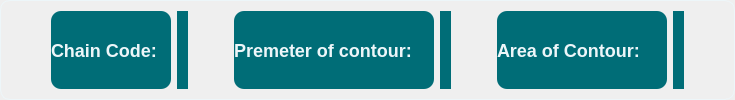
         <widget class="QWidget" name="statistics_widget" native="true">
          <property name="minimumSize">
           <size>
            <width>150</width>
            <height>0</height>
           </size>
          </property>
          <property name="maximumSize">
           <size>
            <width>16777215</width>
            <height>100</height>
           </size>
          </property>
          <property name="styleSheet">
           <string notr="true">border: 1px solid #edf6f9;
border-radius: 10px;</string>
          </property>
          <layout class="QHBoxLayout" name="horizontalLayout_8">
           <item>
            <spacer name="horizontalSpacer_3">
             <property name="orientation">
              <enum>Qt::Horizontal</enum>
             </property>
             <property name="sizeHint" stdset="0">
              <size>
               <width>40</width>
               <height>20</height>
              </size>
             </property>
            </spacer>
           </item>
           <item>
            <widget class="QLabel" name="label_22">
             <property name="minimumSize">
              <size>
               <width>120</width>
               <height>0</height>
              </size>
             </property>
             <property name="maximumSize">
              <size>
               <width>120</width>
               <height>16777215</height>
              </size>
             </property>
             <property name="styleSheet">
              <string notr="true">background-color: #006d77;
color:#edf6f9;
font-size: 18px;
font-weight:500;
border: None;</string>
             </property>
             <property name="text">
              <string>Chain Code:</string>
             </property>
            </widget>
           </item>
           <item>
            <widget class="QLabel" name="chain_code">
             <property name="styleSheet">
              <string notr="true">background-color: #006d77;
color:#edf6f9;
font-size: 18px;
font-weight:500;
border: None;</string>
             </property>
             <property name="text">
              <string/>
             </property>
            </widget>
           </item>
           <item>
            <spacer name="horizontalSpacer_5">
             <property name="orientation">
              <enum>Qt::Horizontal</enum>
             </property>
             <property name="sizeHint" stdset="0">
              <size>
               <width>40</width>
               <height>20</height>
              </size>
             </property>
            </spacer>
           </item>
           <item>
            <widget class="QLabel" name="label_24">
             <property name="minimumSize">
              <size>
               <width>200</width>
               <height>0</height>
              </size>
             </property>
             <property name="maximumSize">
              <size>
               <width>200</width>
               <height>16777215</height>
              </size>
             </property>
             <property name="styleSheet">
              <string notr="true">background-color: #006d77;
color:#edf6f9;
font-size: 18px;
font-weight:500;
border: None;</string>
             </property>
             <property name="text">
              <string>Premeter of contour:</string>
             </property>
            </widget>
           </item>
           <item>
            <widget class="QLabel" name="premeter_of_contour">
             <property name="styleSheet">
              <string notr="true">background-color: #006d77;
color:#edf6f9;
font-size: 18px;
font-weight:500;
border: None;</string>
             </property>
             <property name="text">
              <string/>
             </property>
            </widget>
           </item>
           <item>
            <spacer name="horizontalSpacer_6">
             <property name="orientation">
              <enum>Qt::Horizontal</enum>
             </property>
             <property name="sizeHint" stdset="0">
              <size>
               <width>40</width>
               <height>20</height>
              </size>
             </property>
            </spacer>
           </item>
           <item>
            <widget class="QLabel" name="label_23">
             <property name="minimumSize">
              <size>
               <width>170</width>
               <height>0</height>
              </size>
             </property>
             <property name="maximumSize">
              <size>
               <width>170</width>
               <height>16777215</height>
              </size>
             </property>
             <property name="styleSheet">
              <string notr="true">background-color: #006d77;
color:#edf6f9;
font-size: 18px;
font-weight:500;
border: None;</string>
             </property>
             <property name="text">
              <string>Area of Contour:</string>
             </property>
            </widget>
           </item>
           <item>
            <widget class="QLabel" name="area_of_contour">
             <property name="styleSheet">
              <string notr="true">background-color: #006d77;
color:#edf6f9;
font-size: 18px;
font-weight:500;
border: None;</string>
             </property>
             <property name="text">
              <string/>
             </property>
            </widget>
           </item>
           <item>
            <spacer name="horizontalSpacer_4">
             <property name="orientation">
              <enum>Qt::Horizontal</enum>
             </property>
             <property name="sizeHint" stdset="0">
              <size>
               <width>40</width>
               <height>20</height>
              </size>
             </property>
            </spacer>
           </item>
          </layout>
         </widget>
